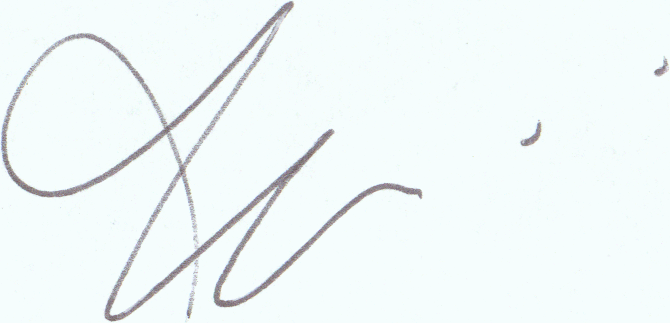
#> input picture dataset/genuine/01_049.png, 670 x 323 px; its folder holds only this picture in this run
$ jupyter execute --allow-errors Signature_PRA.ipynb
#> lines starting #> are read from the running program, lines starting #| are printed output that depends on the picture
[cell 1]
import cv2
import numpy as np
import os
from sklearn.model_selection import train_test_split
from sklearn.neighbors import KNeighborsClassifier
from sklearn.metrics import accuracy_score, confusion_matrix

# -------- PREPROCESSING --------
def preprocess(image_path):
#> called with image_path = 'dataset/genuine/01_049.png'
    img = cv2.imread(image_path, 0)  # grayscale
#> img: shape (323, 670); min 102, max 253, mean 245.1
    img = cv2.resize(img, (100, 100))
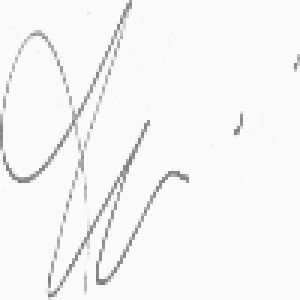
#> img: shape (100, 100) (shown 3 times larger); min 119, max 252, mean 245.1
    img = cv2.GaussianBlur(img, (5,5), 0)
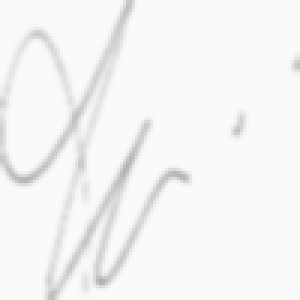
#> img: shape (100, 100) (shown 3 times larger); min 172, max 250, mean 245.1
    return img

# -------- FEATURE EXTRACTION --------
def extract_features(img):
    return img.flatten()

# -------- LOAD DATASET --------
X = []
y = []

# Genuine signatures (label = 1)
for file in os.listdir("dataset/genuine"):
    path = os.path.join("dataset/genuine", file)
    img = preprocess(path)
    X.append(extract_features(img))
    y.append(1)

# Forged signatures (label = 0)
#> (the rest of this cell did not finish here and is left out)

$ run again, on dataset/genuine/01_053.png
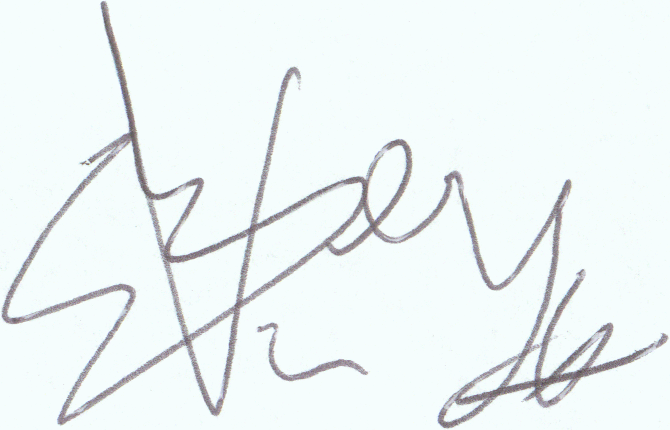
#> input picture dataset/genuine/01_053.png, 670 x 430 px
#> in preprocess, `img = cv2.resize(img, (100, 100))`:
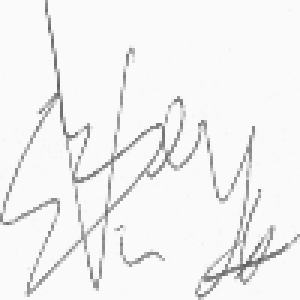
#> img: shape (100, 100) (shown 3 times larger); min 91, max 252, mean 241.7
#> in preprocess, `img = cv2.GaussianBlur(img, (5,5), 0)`:
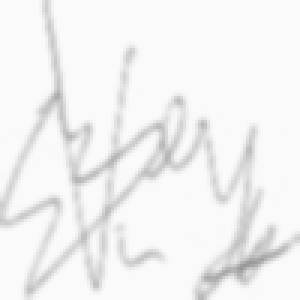
#> img: shape (100, 100) (shown 3 times larger); min 151, max 250, mean 241.7

$ run again, on dataset/genuine/01_054.png
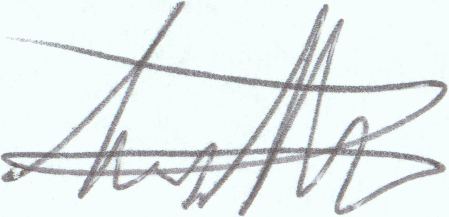
#> input picture dataset/genuine/01_054.png, 449 x 217 px
#> in preprocess, `img = cv2.resize(img, (100, 100))`:
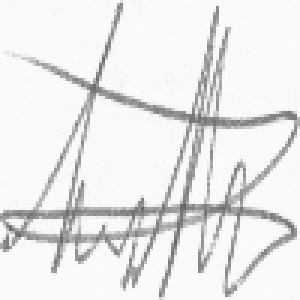
#> img: shape (100, 100) (shown 3 times larger); min 98, max 251, mean 232.5
#> in preprocess, `img = cv2.GaussianBlur(img, (5,5), 0)`:
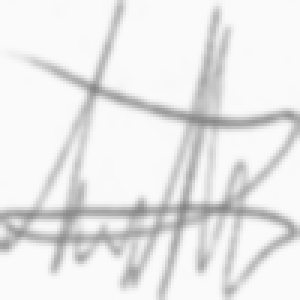
#> img: shape (100, 100) (shown 3 times larger); min 132, max 250, mean 232.4

$ run again, on dataset/genuine/01_055.png
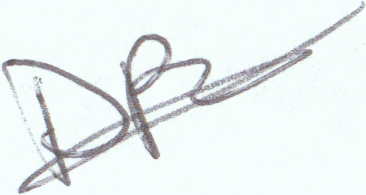
#> input picture dataset/genuine/01_055.png, 366 x 195 px
#> in preprocess, `img = cv2.resize(img, (100, 100))`:
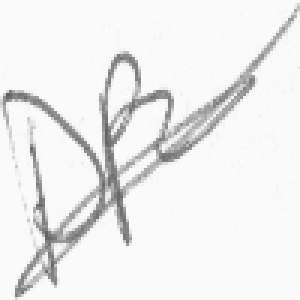
#> img: shape (100, 100) (shown 3 times larger); min 95, max 251, mean 237.4
#> in preprocess, `img = cv2.GaussianBlur(img, (5,5), 0)`:
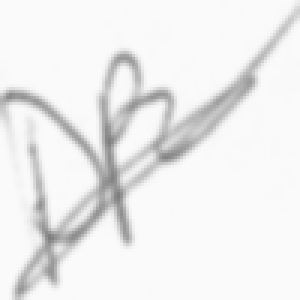
#> img: shape (100, 100) (shown 3 times larger); min 125, max 250, mean 237.4
